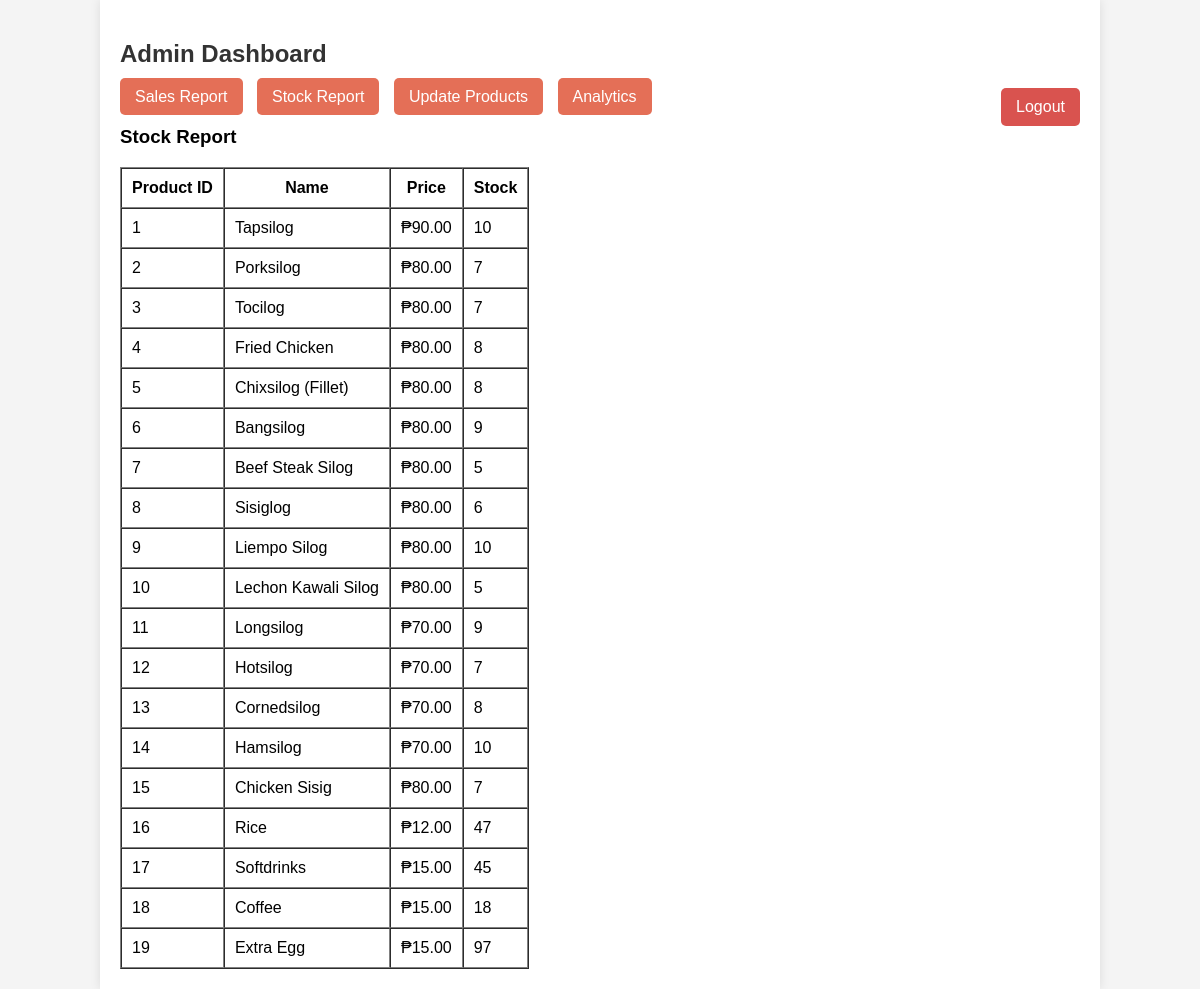
Screenshot of /admin.php?section=stock (signed in) with the database file from the repository.
### tables this page shows
CREATE TABLE IF NOT EXISTS `products` (
  `id` int(11) NOT NULL AUTO_INCREMENT,
  `name` varchar(255) NOT NULL,
  `price` decimal(10,2) NOT NULL,
  `stock` int(11) NOT NULL,
  `image_url` varchar(255) DEFAULT NULL,
  PRIMARY KEY (`id`)
);

### stock_report.php (the view)
<?php
include 'db.php';
?>
<h3>Stock Report</h3>
<table border="1" cellspacing="0" cellpadding="10">
    <tr>
        <th>Product ID</th>
        <th>Name</th>
        <th>Price</th>
        <th>Stock</th>
    </tr>
    <?php
    $sql = "SELECT * FROM products";
    $result = $conn->query($sql);
    while ($row = $result->fetch_assoc()):
    ?>
    <tr>
        <td><?php echo $row['id']; ?></td>
        <td><?php echo $row['name']; ?></td>
        <td>₱<?php echo number_format($row['price'], 2); ?></td>
        <td><?php echo $row['stock']; ?></td>
    </tr>
    <?php endwhile; ?>
</table>

### admin.php (style rules this page uses)
body { font-family: Arial, sans-serif; background-color: #f4f4f4; margin: 0; padding: 0; }

### rows the page displays
products: id "1", name "Tapsilog", price "90.00", stock "10"
products: id "2", name "Porksilog", price "80.00", stock "7"
products: id "3", name "Tocilog", price "80.00", stock "7"
products: id "4", name "Fried Chicken", price "80.00", stock "8"
products: id "5", name "Chixsilog (Fillet)", price "80.00", stock "8"
products: id "6", name "Bangsilog", price "80.00", stock "9"
products: id "7", name "Beef Steak Silog", price "80.00", stock "5"
products: id "8", name "Sisiglog", price "80.00", stock "6"
products: id "9", name "Liempo Silog", price "80.00", stock "10"
products: id "10", name "Lechon Kawali Silog", price "80.00", stock "5"
products: id "11", name "Longsilog", price "70.00", stock "9"
products: id "12", name "Hotsilog", price "70.00", stock "7"
products: id "13", name "Cornedsilog", price "70.00", stock "8"
products: id "14", name "Hamsilog", price "70.00", stock "10"
products: id "15", name "Chicken Sisig", price "80.00", stock "7"
products: id "16", name "Rice", price "12.00", stock "47"
products: id "17", name "Softdrinks", price "15.00", stock "45"
products: id "18", name "Coffee", price "15.00", stock "18"
products: id "19", name "Extra Egg", price "15.00", stock "97"
